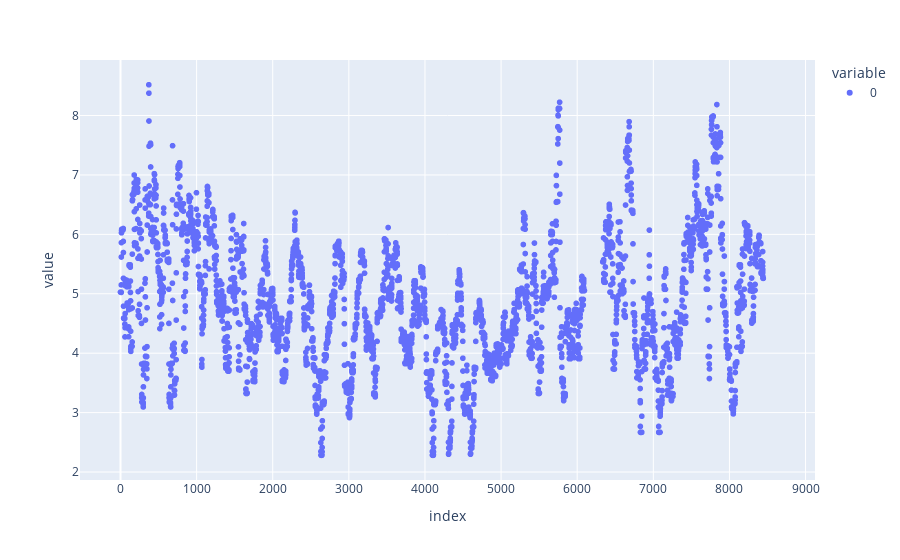

The notebook cell this image was saved under:
### Code cell
fig = px.scatter(mp[:, 0])
fig.show()

### Figure 1 — Plotly figure (JSON) as saved in the notebook; plotly's stock layout.template omitted (floating-point values rounded to 4 significant figures; data arrays with more than 128 entries replaced by an {"elided": "..."} marker saying what was removed)
{"data": [{"hovertemplate": "variable=0<br>index=%{x}<br>value=%{y}<extra></extra>", "legendgroup": "0", "marker": {"color": "#636efa", "symbol": "circle"}, "mode": "markers", "name": "0", "showlegend": true, "x": {"elided": "8593 int values"}, "xaxis": "x", "y": {"elided": "8593 float values"}, "yaxis": "y", "type": "scattergl"}], "layout": {"xaxis": {"anchor": "y", "domain": [0.0, 1.0], "title": {"text": "index"}}, "yaxis": {"anchor": "x", "domain": [0.0, 1.0], "title": {"text": "value"}}, "legend": {"title": {"text": "variable"}, "tracegroupgap": 0}, "margin": {"t": 60}}}
